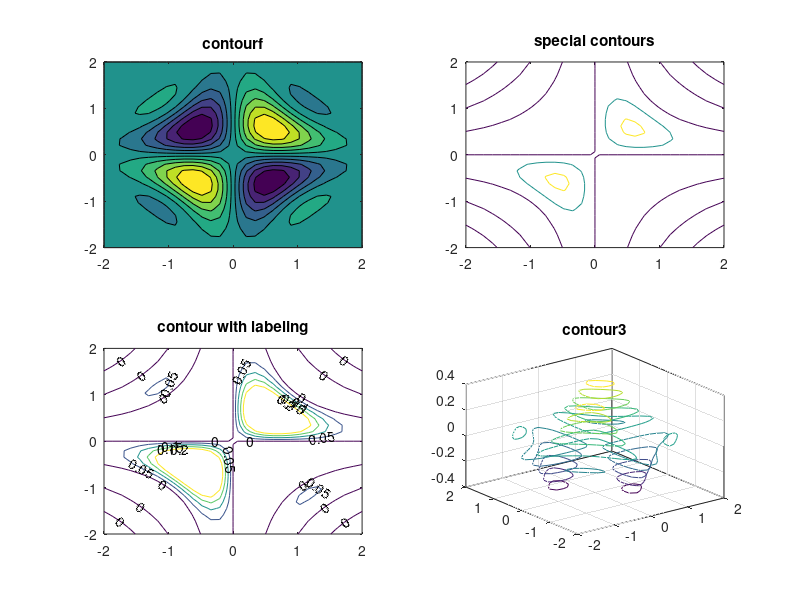

MATLAB code for this plot:
% Erzeugen des Gitters
x=linspace(-2,2,30);
y=linspace(-2,2,30);
[X,Y]=meshgrid(x,y);
% Funktionswerte
Z=exp(-X.^2-Y.^2).*sin(pi*X.*Y);

% verschiedene Darstellungen
subplot(2,2,1),
 contourf(X,Y,Z,10), title('contourf')
subplot(2,2,2),
 contour(X,Y,Z,[0 0.2 0.4]), title('special contours');
subplot(2,2,3),
 [C,h]=contour(X,Y,Z,[0 0.05 0.1 0.15 0.2 ]); 
 title('contour with labeling');
 clabel(C,h)
subplot(2,2,4),
  contour3(X,Y,Z,10), title('contour3')